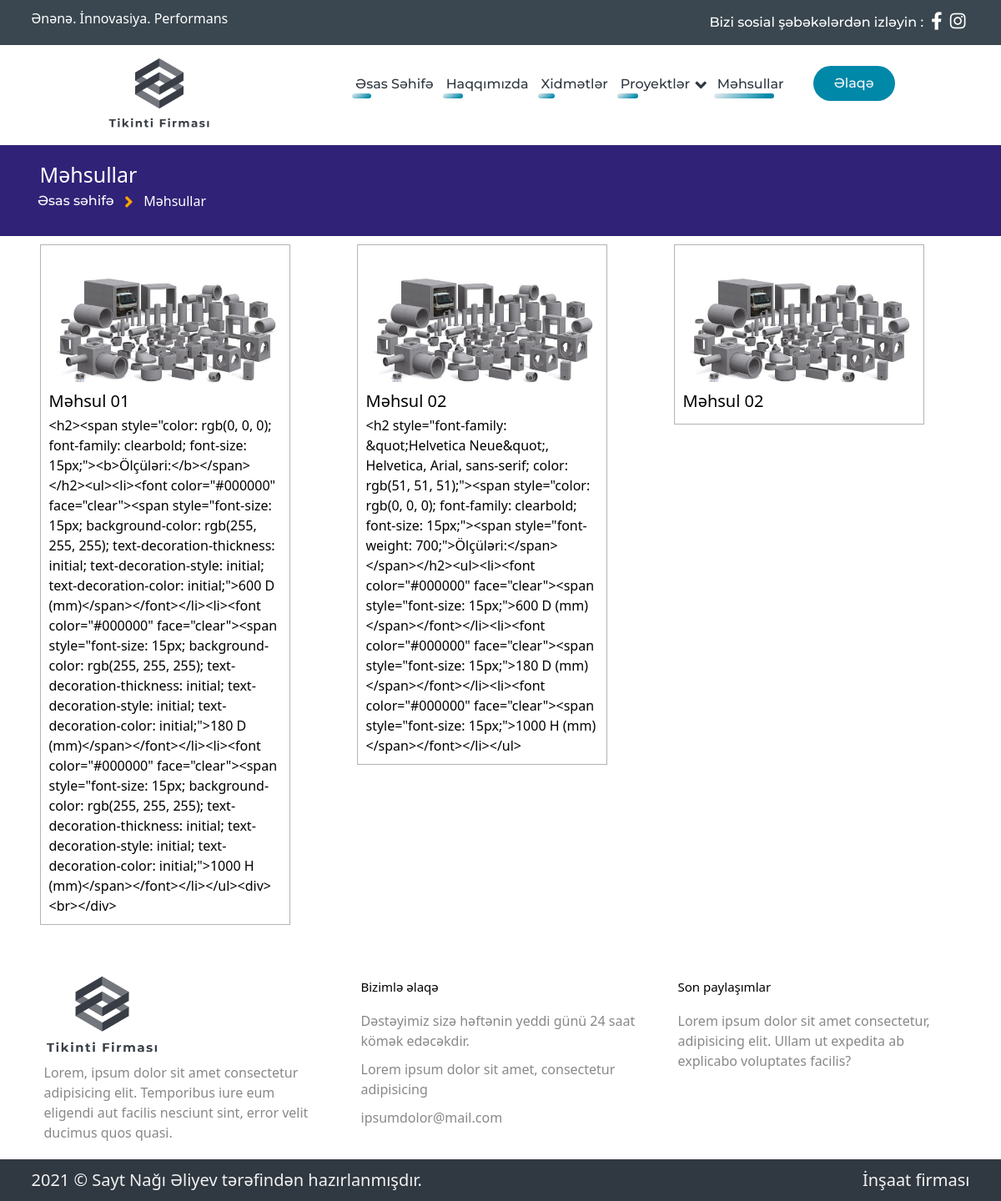
Page /products on the committed database.
### app/models.py (models this page shows)
class Product(db.Model):
    id = db.Column(db.Integer, primary_key=True)
    title = db.Column(db.String(100))
    description = db.Column(db.Text)
    image = db.Column(db.String(100))

### view/routes.py (the view)
@view.route("/products")
def main_products():
    from app.models import Product
    products = Product.query.all()
    return render_template('view/products.html', products = products)

### view/templates/view/products.html (shortened to what this page needs)
{% extends "view/base.html" %}
{% block navBar %}
<div id="navbar">
    <div class="container">
        <div class="nav-items">
            <img class="logo" src="/view/static/view/img/logo_transparent2.png" alt="">
            <ul class="nav-links d-flex justify-content-end bootstrap-off">
                <li>
                    <div class="link-container">
                        <a class="bootstrap-off" href="/">Əsas Səhifə</a>
                        <div class="bg"></div>
                    </div>
                </li>
                <li>
                    <div class="link-container">
                        <a class="bootstrap-off" href="/about">Haqqımızda</a>
                        <div class="bg"></div>
                    </div>
                </li>
                <li>
                    <div class="link-container">
                        <a class="bootstrap-off" href="/services">Xidmətlər</a>
                        <div class="bg"></div>
                    </div>
                </li>
                <li class="dd-effect">
                    <div class="link-container">
                        <a class="bootstrap-off" href="#">Proyektlər</a>
                        <div class="down-icon"><i class="fas fa-angle-down fa-lg"></i></div>
                        <div class="bg"></div>
                    </div>
                </li>
                <li>
                    <div class="link-container">
                        <a class="bootstrap-off" href="/products">Məhsullar</a>
                        <div class="bg" style="width: 90%!important;"></div>
                    </div>
                </li>
            </ul>
            <a class="cta" href="/contacts"><button class=" text-light my-4">Əlaqə</button></a>
        </div>
    </div>
</div>
{% endblock %}
{% block page %}
<section id="products-content">
    <div class="head">
        <div class="container">
            <h2>Məhsullar</h2>
            <div class="location">
                <a href="/">Əsas səhifə</a>
                <i class="fas fa-angle-right fa-lg"></i>
                <p>Məhsullar</p>
            </div>
        </div>
    </div>
    <div class="products">
        <div class="container">
            <div class="row">
                {% for product in products %}
                <div class="col-xxl-3 col-lg-4 col-md-6">
                    <div class="product">
                        <div class="img-section">
                            <img src="/view/static/view/uploads/{{product.image}}" alt="">
                        </div>
                        <div class="product-title">
                            <h2>
                                {{product.title}}
                            </h2>
                        </div>
                        <div class="product-description">
                            {{product.description}}
                        </div>
                    </div>
                </div>
                {% endfor %}
            </div>
        </div>
    </div>
</section>
{% endblock %}

### view/static/view/css/style.css (style rules this page uses)
ul li { padding-left: 0px!important; }
#navbar { position: fixed; width: 100%; background: #fff; font-size: 1.6rem; padding: 10px 10%; z-index: 15; }
#navbar .logo { cursor: pointer; margin-right: auto; }
#navbar img { height: 100px; }
#navbar .nav-items { display: flex; justify-content: flex-end; }
#navbar .nav-links { padding: 25px 0px; list-style: none; }
#navbar .nav-links li { display: inline-block; padding: 0px 15px; position: relative; transition: all 0.5s ease; }
#navbar .nav-links li a { transition: all 0.3s ease 0s; }
#navbar .nav-links li .link-container { position: relative; display: inline-block; }
#navbar .nav-links li .bg { position: absolute; bottom: -5px; left: -4px; border-radius: 50px; width: 25%; height: 25%; z-index: 0; background-image: linear-gradient(147deg, #edf0f1 0%, #0088a9 85%); transition: all .5s; }
#navbar button { margin-left: 20px; padding: 9px 25px; color: #fff; background-color: #0088a9; border: none; border-radius: 50px; cursor: pointer; transition: all 0.3s ease 0s; }
#navbar li, #navbar a, #navbar button { color: #303841; }
.down-icon { display: inline-block; transform: translate(2px, 3px); color: #303841; }
#products-content { padding-top: 120px; font-size: 1.6rem; }
#products-content .head { padding: 20px 0px; background: #302277; color: #fff; }
#products-content .head h2 { padding: 0px 10px; font-size: 2.5rem; }
#products-content .head .location { display: flex; }
#products-content .head .location i { color: orange; padding: 5px 5px; }
#products-content .head .location a { padding: 0px 7.5px; color: #fff; }
#products-content .head .location p { padding: 0px 7.5px; }
#products-content .products { display: flex; justify-content: start; padding: 10px; margin-bottom: 30px; }
#products-content .products .product { width: 300px; padding: 10px; margin: 0px 10px; border: 1px solid #b3b3b3; background: #fff; color: black; }
#products-content .products .product img { margin-top: 10px; max-width: 100%; }
#products-content .row { margin-bottom: 15px; }
* { box-sizing: border-box; margin: 0; padding: 0; transition: all 0.4s ease; }
html { font-size: 10px; }
body { font-family: 'lato', sans-serif; font-size: 1.6rem; line-height: 1.5; background-color: #EEEEEE; }
li, a, button { font-family: "Montserrat", sans-serif; font-weight: 500; text-decoration: none !important; }
a { cursor: pointer; }
.bootstrap-off { margin: 0; padding: 0; border: 0; font-size: 1.6rem; font: inherit; vertical-align: baseline; text-decoration: none; }
ul { list-style: none; }

### rows in the picture
Product: image (picture), title "Məhsul 01", description "<h2><span style=\"color: rgb(0, 0, 0); font-family: clearbold; font-size: 15px;\"><b>Ölçüləri:</b></span></h2><ul><li><font color=\"#000000\" face=\"clear\"><span style=\"font-size: 15px; background-color: rgb(255, 255, 255); text-decoration-thickness: initial; text-decoration-style: initial; text-decoration-color: initial;\">600 D (mm)</span></font></li><li><font color=\"#000000\" face=\"clear\"><span style=\"font-size: 15px; background-color: rgb(255, 255, 255); text-decoration-thickness: initial; text-decoration-style: initial; text-decoration-color: initial;\">180 D (mm)</span></font></li><li><font color=\"#000000\" face=\"clear\"><span style=\"font-size: 15px; background-color: rgb(255, 255, 255);…"
Product: image (picture), title "Məhsul 02", description "<h2 style=\"font-family: &quot;Helvetica Neue&quot;, Helvetica, Arial, sans-serif; color: rgb(51, 51, 51);\"><span style=\"color: rgb(0, 0, 0); font-family: clearbold; font-size: 15px;\"><span style=\"font-weight: 700;\">Ölçüləri:</span></span></h2><ul><li><font color=\"#000000\" face=\"clear\"><span style=\"font-size: 15px;\">600 D (mm)</span></font></li><li><font color=\"#000000\" face=\"clear\"><span style=\"font-size: 15px;\">180 D (mm)</span></font></li><li><font color=\"#000000\" face=\"clear\"><span style=\"font-size: 15px;\">1000 H (mm)</span></font></li></ul>"
Product: image (picture), title "Məhsul 02"
